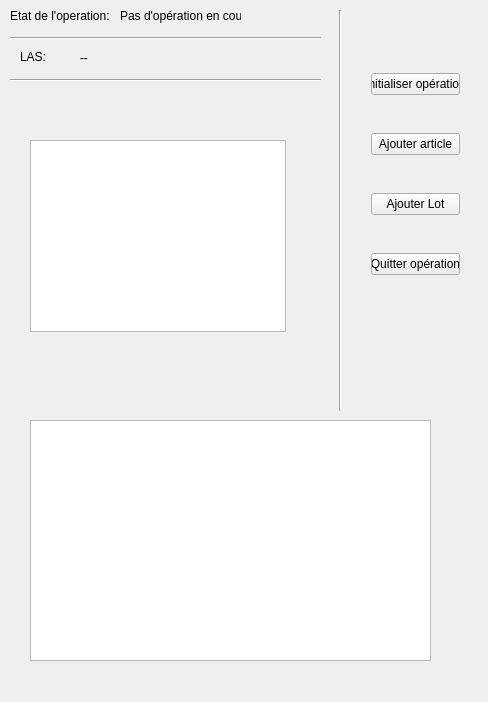
<?xml version="1.0" encoding="UTF-8"?>
<ui version="4.0">
 <class>F_Principale</class>
 <widget class="QMainWindow" name="F_Principale">
  <property name="geometry">
   <rect>
    <x>0</x>
    <y>0</y>
    <width>488</width>
    <height>702</height>
   </rect>
  </property>
  <property name="windowTitle">
   <string>Menu principal</string>
  </property>
  <widget class="QWidget" name="centralWidget">
   <widget class="QLabel" name="lbOperationEnCours">
    <property name="geometry">
     <rect>
      <x>120</x>
      <y>8</y>
      <width>121</width>
      <height>16</height>
     </rect>
    </property>
    <property name="text">
     <string>Pas d'opération en cours</string>
    </property>
   </widget>
   <widget class="QLabel" name="infoLAS">
    <property name="geometry">
     <rect>
      <x>80</x>
      <y>50</y>
      <width>261</width>
      <height>16</height>
     </rect>
    </property>
    <property name="text">
     <string>--</string>
    </property>
   </widget>
   <widget class="QLabel" name="label">
    <property name="geometry">
     <rect>
      <x>10</x>
      <y>8</y>
      <width>101</width>
      <height>16</height>
     </rect>
    </property>
    <property name="text">
     <string>Etat de l'operation:</string>
    </property>
   </widget>
   <widget class="Line" name="line">
    <property name="geometry">
     <rect>
      <x>330</x>
      <y>10</y>
      <width>20</width>
      <height>401</height>
     </rect>
    </property>
    <property name="orientation">
     <enum>Qt::Vertical</enum>
    </property>
   </widget>
   <widget class="Line" name="line_2">
    <property name="geometry">
     <rect>
      <x>10</x>
      <y>30</y>
      <width>311</width>
      <height>16</height>
     </rect>
    </property>
    <property name="orientation">
     <enum>Qt::Horizontal</enum>
    </property>
   </widget>
   <widget class="Line" name="line_3">
    <property name="geometry">
     <rect>
      <x>10</x>
      <y>70</y>
      <width>311</width>
      <height>20</height>
     </rect>
    </property>
    <property name="orientation">
     <enum>Qt::Horizontal</enum>
    </property>
   </widget>
   <widget class="QLabel" name="label_2">
    <property name="geometry">
     <rect>
      <x>20</x>
      <y>50</y>
      <width>46</width>
      <height>13</height>
     </rect>
    </property>
    <property name="text">
     <string>LAS:</string>
    </property>
   </widget>
   <widget class="QWidget" name="layoutWidget">
    <property name="geometry">
     <rect>
      <x>360</x>
      <y>30</y>
      <width>111</width>
      <height>291</height>
     </rect>
    </property>
    <layout class="QVBoxLayout" name="verticalLayout">
     <item>
      <widget class="QPushButton" name="btnInitialiserOperation">
       <property name="text">
        <string>Initialiser opération</string>
       </property>
      </widget>
     </item>
     <item>
      <widget class="QPushButton" name="btnAjouterArticle">
       <property name="text">
        <string>Ajouter article</string>
       </property>
      </widget>
     </item>
     <item>
      <widget class="QPushButton" name="btnAjouterLot">
       <property name="text">
        <string>Ajouter Lot</string>
       </property>
      </widget>
     </item>
     <item>
      <widget class="QPushButton" name="btnQuitterOperation">
       <property name="text">
        <string>Quitter opération</string>
       </property>
      </widget>
     </item>
    </layout>
   </widget>
   <widget class="QTreeView" name="tvLAS">
    <property name="geometry">
     <rect>
      <x>30</x>
      <y>140</y>
      <width>256</width>
      <height>192</height>
     </rect>
    </property>
   </widget>
   <widget class="QTableView" name="tableV">
    <property name="geometry">
     <rect>
      <x>30</x>
      <y>420</y>
      <width>401</width>
      <height>241</height>
     </rect>
    </property>
   </widget>
   <zorder>layoutWidget</zorder>
   <zorder>lbOperationEnCours</zorder>
   <zorder>infoLAS</zorder>
   <zorder>label</zorder>
   <zorder>line</zorder>
   <zorder>line_2</zorder>
   <zorder>line_3</zorder>
   <zorder>label_2</zorder>
   <zorder>tvLAS</zorder>
   <zorder>tableV</zorder>
  </widget>
  <widget class="QMenuBar" name="menuBar">
   <property name="geometry">
    <rect>
     <x>0</x>
     <y>0</y>
     <width>488</width>
     <height>21</height>
    </rect>
   </property>
  </widget>
 </widget>
 <layoutdefault spacing="6" margin="11"/>
 <resources/>
 <connections/>
</ui>
